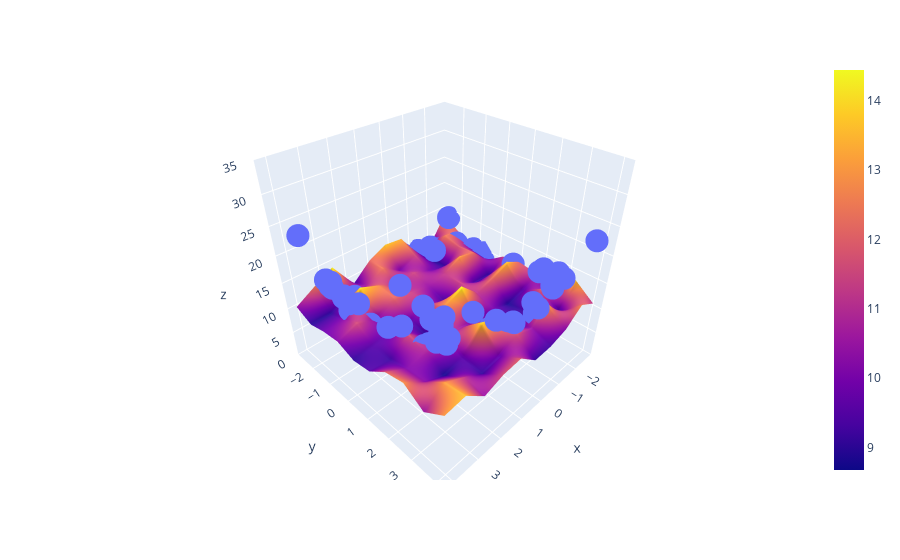

Here is the notebook cell this chart was saved with:
### Code cell
import plotly.graph_objects as go

x_input = np.linspace(x.min(), x.max(), 10)
y_input = np.linspace(y.min(), y.max(), 10)

fig = px.scatter_3d(x=x.ravel(), y=y.ravel(), z=z.ravel())

fig.add_trace(go.Surface(x=x_input, y=y_input,z=z_final))

fig.update_layout(scene = dict(zaxis = dict(range=[0,35])))

fig.show()
